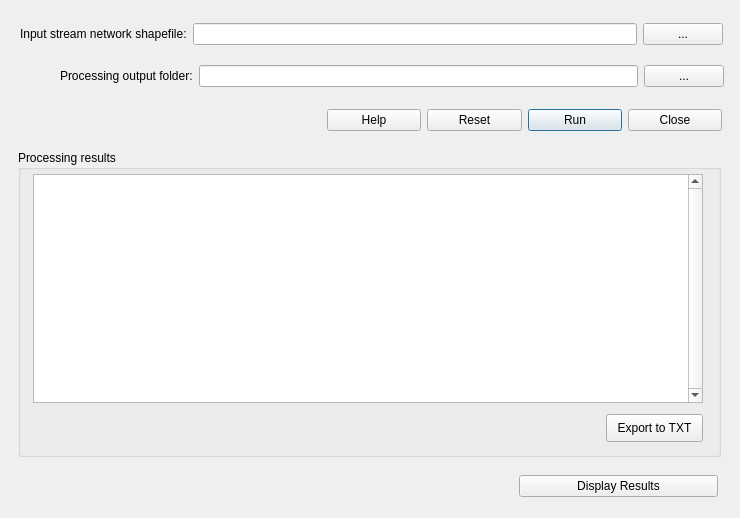
<?xml version="1.0" encoding="UTF-8"?>
<ui version="4.0">
 <class>GNATDialogBase</class>
 <widget class="QDialog" name="GNATDialogBase">
  <property name="geometry">
   <rect>
    <x>0</x>
    <y>0</y>
    <width>740</width>
    <height>518</height>
   </rect>
  </property>
  <property name="windowTitle">
   <string>Find Subnetworks</string>
  </property>
  <widget class="QWidget" name="layoutWidget">
   <property name="geometry">
    <rect>
     <x>327</x>
     <y>105</y>
     <width>395</width>
     <height>30</height>
    </rect>
   </property>
   <layout class="QHBoxLayout" name="horizontalLayout_5">
    <item>
     <widget class="QPushButton" name="btnHelp">
      <property name="text">
       <string>Help</string>
      </property>
     </widget>
    </item>
    <item>
     <widget class="QPushButton" name="btnReset">
      <property name="text">
       <string>Reset</string>
      </property>
     </widget>
    </item>
    <item>
     <widget class="QPushButton" name="btnRun">
      <property name="text">
       <string>Run</string>
      </property>
      <property name="default">
       <bool>true</bool>
      </property>
     </widget>
    </item>
    <item>
     <widget class="QPushButton" name="btnClose">
      <property name="text">
       <string>Close</string>
      </property>
     </widget>
    </item>
   </layout>
  </widget>
  <widget class="QWidget" name="layoutWidget">
   <property name="geometry">
    <rect>
     <x>20</x>
     <y>18</y>
     <width>703</width>
     <height>32</height>
    </rect>
   </property>
   <layout class="QHBoxLayout" name="horizontalLayout_1">
    <item>
     <widget class="QLabel" name="lblInput">
      <property name="text">
       <string>Input stream network shapefile:</string>
      </property>
     </widget>
    </item>
    <item>
     <layout class="QHBoxLayout" name="horizontalLayout_4">
      <item>
       <widget class="QLineEdit" name="txtInputNetwork">
        <property name="toolTip">
         <string>Shapefile representing a stream network which serves as the primary input for the Build Network tool.</string>
        </property>
       </widget>
      </item>
      <item>
       <widget class="QPushButton" name="btnBrowseInput">
        <property name="text">
         <string>...</string>
        </property>
       </widget>
      </item>
     </layout>
    </item>
   </layout>
  </widget>
  <widget class="QWidget" name="layoutWidget">
   <property name="geometry">
    <rect>
     <x>60</x>
     <y>60</y>
     <width>664</width>
     <height>32</height>
    </rect>
   </property>
   <layout class="QHBoxLayout" name="horizontalLayout_3">
    <item>
     <widget class="QLabel" name="lblOutput">
      <property name="focusPolicy">
       <enum>Qt::StrongFocus</enum>
      </property>
      <property name="text">
       <string>Processing output folder:</string>
      </property>
     </widget>
    </item>
    <item>
     <layout class="QHBoxLayout" name="horizontalLayout_6">
      <item>
       <widget class="QLineEdit" name="txtOutputFolder">
        <property name="toolTip">
         <string>&lt;html&gt;&lt;head/&gt;&lt;body&gt;&lt;p&gt;A folder or directory which where tool outputs will be written. The outputs include:&lt;/p&gt;&lt;p&gt;- stream network line shapefile, with network IDs added as a new attribute field&lt;/p&gt;&lt;p&gt;- stream network nodes point shapefile, representing nodes within the network&lt;/p&gt;&lt;/body&gt;&lt;/html&gt;</string>
        </property>
       </widget>
      </item>
      <item>
       <widget class="QPushButton" name="btnBrowseOutput">
        <property name="text">
         <string>...</string>
        </property>
       </widget>
      </item>
     </layout>
    </item>
   </layout>
  </widget>
  <widget class="QWidget" name="layoutWidget">
   <property name="geometry">
    <rect>
     <x>519</x>
     <y>471</y>
     <width>199</width>
     <height>30</height>
    </rect>
   </property>
   <layout class="QHBoxLayout" name="horizontalLayout_8">
    <item>
     <widget class="QPushButton" name="btnDisplayResults">
      <property name="text">
       <string>Display Results</string>
      </property>
     </widget>
    </item>
   </layout>
  </widget>
  <widget class="QGroupBox" name="groupBox">
   <property name="geometry">
    <rect>
     <x>18</x>
     <y>150</y>
     <width>703</width>
     <height>307</height>
    </rect>
   </property>
   <property name="title">
    <string>Processing results</string>
   </property>
   <widget class="QPlainTextEdit" name="txtResults">
    <property name="geometry">
     <rect>
      <x>15</x>
      <y>24</y>
      <width>670</width>
      <height>229</height>
     </rect>
    </property>
    <property name="verticalScrollBarPolicy">
     <enum>Qt::ScrollBarAlwaysOn</enum>
    </property>
    <property name="readOnly">
     <bool>true</bool>
    </property>
   </widget>
   <widget class="QPushButton" name="btnExportToTxt">
    <property name="geometry">
     <rect>
      <x>588</x>
      <y>264</y>
      <width>97</width>
      <height>28</height>
     </rect>
    </property>
    <property name="text">
     <string>Export to TXT</string>
    </property>
   </widget>
  </widget>
 </widget>
 <resources/>
 <connections/>
</ui>
